Frame 1 (no input): blank canvas, image omitted
Frame 60 (the mouse pressed at the canvas centre just before this capture): blank canvas, image omitted
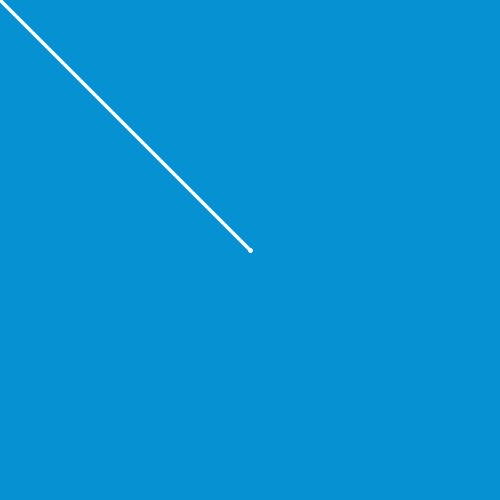
Frame 120 (the mouse held since frame 60 and released just before this capture)

The Processing sketch whose frames 1 and 60 were blank and that drew this single picture after the mouse press (run headless with seeded random() and noise(); from frame 60 on, the mouse is pressed at the canvas centre):

// Processing sketch: processing_93439
// ── processing_93439.pde

float rando;
float randa;
float rondo;
int circleX = 100;
int circleY = 100;

void setup() {
 size(500, 500); 
 background(#0691d3);
}

void draw() {
  stroke(255);
  line(pmouseX, pmouseY, mouseX, mouseY);
}

void mousePressed() {
  rando = random(width);
  randa = random(height);
  rondo = random(0, 50);
  stroke(random(0, 255));
  strokeWeight(random(0, 4));
  fill(random(0, 255));
  ellipse(pmouseX, pmouseY, rondo, rondo);
  circleX = circleX+1;
}
